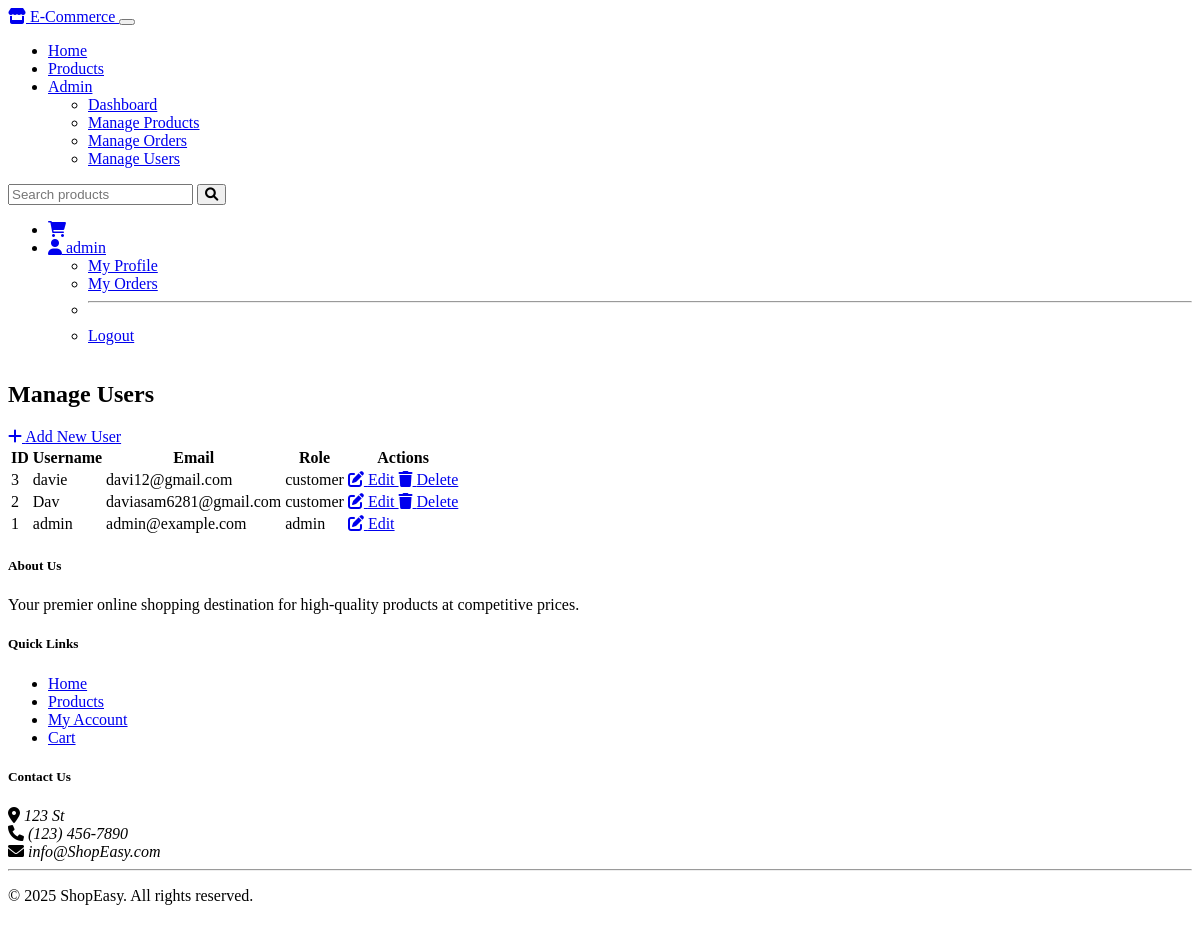
Page /admin/users (signed in) on the committed database.
### tables this page shows
CREATE TABLE users (
        id INTEGER PRIMARY KEY AUTOINCREMENT,
        username TEXT UNIQUE NOT NULL,
        email TEXT UNIQUE NOT NULL,
        password TEXT NOT NULL,
        role TEXT NOT NULL DEFAULT 'customer'
    );

### admin.py (the view)
@admin_bp.route('/users')
@login_required
@admin_required
def users():
    conn = get_db_connection()
    users = conn.execute('SELECT * FROM users ORDER BY id DESC').fetchall()
    conn.close()
    return render_template('admin/users.html', users=users)

### admin.py (called while the page is built)
def admin_required(f):
    @wraps(f)
    def decorated_function(*args, **kwargs):
        if not current_user.is_authenticated or current_user.role != 'admin':
            abort(403)
        return f(*args, **kwargs)
    return decorated_function

### app.py (called while the page is built)
def get_db_connection():
    conn = sqlite3.connect(DATABASE)
    conn.row_factory = sqlite3.Row
    return conn

### models.py (called while the page is built)
@login_manager.user_loader
def load_user(user_id):
    return User.get_by_id(user_id)

    @staticmethod
    def get_by_id(user_id):
        conn = get_db_connection()
        user = conn.execute('SELECT * FROM users WHERE id = ?', (user_id,)).fetchone()
        conn.close()
        if user:
            return User(
                id=user['id'],
                username=user['username'],
                email=user['email'],
                role=user['role']
            )
        return None

### templates/admin/users.html (shortened to what this page needs)
{% extends 'base.html' %}
{% block content %}
<div class="container">
    {% if is_edit %}
        <div class="row mb-4">
            <div class="col-12">
                <div class="d-flex justify-content-between align-items-center">
                    <h2>Edit User</h2>
                    <a href="{{ url_for('admin.users') }}" class="btn btn-secondary">Back to Users</a>
                </div>
            </div>
        </div>
        <div class="row">
            <div class="col-md-6 mx-auto">
                <div class="card">
                    <div class="card-body">
                        <form method="POST" action="{{ url_for('admin.edit_user', user_id=user.id) }}">
                            <div class="mb-3">
                                <label for="username" class="form-label">Username*</label>
                                <input type="text" class="form-control" id="username" name="username" value="{{ user.username }}" required>
                            </div>
                            <div class="mb-3">
                                <label for="email" class="form-label">Email*</label>
                                <input type="email" class="form-control" id="email" name="email" value="{{ user.email }}" required>
                            </div>
                            <div class="mb-3">
                                <label for="role" class="form-label">Role*</label>
                                <select class="form-select" id="role" name="role" required>
                                    <option value="admin" {% if user.role == 'admin' %}selected{% endif %}>Admin</option>
                                    <option value="customer" {% if user.role == 'customer' %}selected{% endif %}>Customer</option>
                                </select>
                            </div>
                            <div class="d-grid gap-2">
                                <button type="submit" class="btn btn-primary">Update User</button>
                            </div>
                        </form>
                    </div>
                </div>
            </div>
        </div>
    {% else %}
        <div class="row mb-4">
            <div class="col-12">
                <div class="d-flex justify-content-between align-items-center">
                    <h2>Manage Users</h2>
                    <a href="{{ url_for('admin.add_user') }}" class="btn btn-success">
                        <i class="fas fa-plus"></i> Add New User
                    </a>
                </div>
            </div>
        </div>
        <div class="row">
            <div class="col-12">
                <div class="card">
                    <div class="card-body">
                        {% if users %}
                        <div class="table-responsive">
                            <table class="table table-hover">
                                <thead>
                                    <tr>
                                        <th>ID</th>
                                        <th>Username</th>
                                        <th>Email</th>
                                        <th>Role</th>
                                        <th>Actions</th>
                                    </tr>
                                </thead>
                                <tbody>
                                    {% for user in users %}
                                    <tr>
                                        <td>{{ user.id }}</td>
                                        <td>{{ user.username }}</td>
                                        <td>{{ user.email }}</td>
                                        <td>
                                            <span class="badge bg-{% if user.role == 'admin' %}danger{% else %}info{% endif %}">
                                                {{ user.role }}
                                            </span>
                                        </td>
                                        <td>
                                            <div class="btn-group" role="group">
                                                <a href="{{ url_for('admin.edit_user', user_id=user.id) }}" class="btn btn-sm btn-warning">
                                                    <i class="fas fa-edit"></i> Edit
                                                </a>
                                                {% if user.id != current_user.id %}
                                                <a href="{{ url_for('admin.delete_user', user_id=user.id) }}" class="btn btn-sm btn-danger" onclick="return confirm('Are you sure you want to delete this user?')">
                                                    <i class="fas fa-trash"></i> Delete
                                                </a>
                                                {% endif %}
                                            </div>
                                        </td>
                                    </tr>
                                    {% endfor %}
                                </tbody>
                            </table>
                        </div>
                        {% else %}
                        <div class="alert alert-info">No users found.</div>
                        {% endif %}
                    </div>
                </div>
            </div>
        </div>
    {% endif %}
</div>
{% endblock %}

### templates/base.html (shortened to what this page needs)
<!DOCTYPE html>
<html lang="en" data-bs-theme="dark">
<head>
    <link rel="stylesheet" href="https://cdn.replit.com/agent/bootstrap-agent-dark-theme.min.css">
    <link rel="stylesheet" href="https://cdnjs.cloudflare.com/ajax/libs/font-awesome/6.0.0/css/all.min.css">
    <link rel="stylesheet" href="{{ url_for('static', filename='css/custom.css') }}">
</head>
<body>
    <nav class="navbar navbar-expand-lg navbar-dark bg-dark">
        <div class="container">
            <a class="navbar-brand" href="{{ url_for('index') }}">
                <i class="fas fa-store"></i> E-Commerce
            </a>
            <button class="navbar-toggler" type="button" data-bs-toggle="collapse" data-bs-target="#navbarNav" aria-controls="navbarNav" aria-expanded="false" aria-label="Toggle navigation">
            </button>
            <div class="collapse navbar-collapse" id="navbarNav">
                <ul class="navbar-nav me-auto">
                    <li class="nav-item">
                        <a class="nav-link" href="{{ url_for('index') }}">Home</a>
                    </li>
                    <li class="nav-item">
                        <a class="nav-link" href="{{ url_for('shop.products') }}">Products</a>
                    </li>
                    {% if current_user.is_authenticated %}
                        {% if current_user.role == 'admin' %}
                            <li class="nav-item dropdown">
                                <a class="nav-link dropdown-toggle" href="#" id="adminDropdown" role="button" data-bs-toggle="dropdown" aria-expanded="false">
                                    Admin
                                </a>
                                <ul class="dropdown-menu" aria-labelledby="adminDropdown">
                                    <li><a class="dropdown-item" href="{{ url_for('admin.dashboard') }}">Dashboard</a></li>
                                    <li><a class="dropdown-item" href="{{ url_for('admin.products') }}">Manage Products</a></li>
                                    <li><a class="dropdown-item" href="{{ url_for('admin.orders') }}">Manage Orders</a></li>
                                    <li><a class="dropdown-item" href="{{ url_for('admin.users') }}">Manage Users</a></li>
                                </ul>
                            </li>
                        {% endif %}
                    {% endif %}
                </ul>
                <form class="d-flex me-2" action="{{ url_for('shop.products') }}" method="GET">
                    <input class="form-control me-2" type="search" name="search" placeholder="Search products" aria-label="Search">
                    <button class="btn btn-outline-light" type="submit">
                        <i class="fas fa-search"></i>
                    </button>
                </form>
                <ul class="navbar-nav">
                    {% if current_user.is_authenticated %}
                        <li class="nav-item">
                            <a class="nav-link position-relative" href="{{ url_for('cart.view_cart') }}">
                                <i class="fas fa-shopping-cart"></i>
                            </a>
                        </li>
                        <li class="nav-item dropdown">
                            <a class="nav-link dropdown-toggle" href="#" id="userDropdown" role="button" data-bs-toggle="dropdown" aria-expanded="false">
                                <i class="fas fa-user"></i> {{ current_user.username }}
                            </a>
                            <ul class="dropdown-menu dropdown-menu-end" aria-labelledby="userDropdown">
                                <li><a class="dropdown-item" href="{{ url_for('shop.profile') }}">My Profile</a></li>
                                <li><a class="dropdown-item" href="{{ url_for('shop.orders') }}">My Orders</a></li>
                                <li><hr class="dropdown-divider"></li>
                                <li><a class="dropdown-item" href="{{ url_for('auth.logout') }}">Logout</a></li>
                            </ul>
                        </li>
                    {% endif %}
                </ul>
            </div>
        </div>
    </nav>
    <main class="py-4">
        {% block content %}{% endblock %}
    </main>
    <footer class="bg-dark text-white py-4 mt-5">
        <div class="container">
            <div class="row">
                <div class="col-md-4">
                    <h5>About Us</h5>
                    <p>Your premier online shopping destination for high-quality products at competitive prices.</p>
                </div>
                <div class="col-md-4">
                    <h5>Quick Links</h5>
                    <ul class="list-unstyled">
                        <li><a href="{{ url_for('index') }}" class="text-white">Home</a></li>
                        <li><a href="{{ url_for('shop.products') }}" class="text-white">Products</a></li>
                        {% if current_user.is_authenticated %}
                            <li><a href="{{ url_for('shop.profile') }}" class="text-white">My Account</a></li>
                            <li><a href="{{ url_for('cart.view_cart') }}" class="text-white">Cart</a></li>
                        {% else %}
                            <li><a href="{{ url_for('auth.login') }}" class="text-white">Login</a></li>
                            <li><a href="{{ url_for('auth.register') }}" class="text-white">Register</a></li>
                        {% endif %}
                    </ul>
                </div>
                <div class="col-md-4">
                    <h5>Contact Us</h5>
                    <address>
                        <i class="fas fa-map-marker-alt"></i> 123  St<br>
                        <i class="fas fa-phone"></i> (123) 456-7890<br>
                        <i class="fas fa-envelope"></i> info@ShopEasy.com
                    </address>
                </div>
            </div>
            <hr>
            <div class="text-center">
                <p>&copy; 2025 ShopEasy. All rights reserved.</p>
            </div>
        </div>
    </footer>
</body>
</html>

### static/css/custom.css (style rules this page uses)
body { min-height: 100vh; display: flex; flex-direction: column; }
main { flex: 1; }

### rows in the picture
users: username "admin", id "1", email "admin@example.com", role "admin"
users: id "3", username "davie", email "davi12@gmail.com", role "customer"
users: id "2", username "Dav", email "daviasam6281@gmail.com", role "customer"
